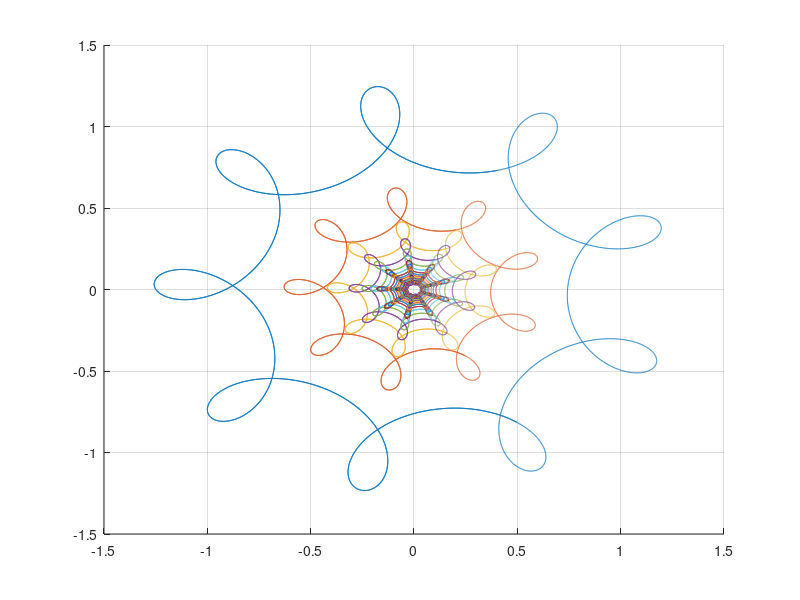

Reproduce this figure in MATLAB.
t = [-5:0.001:5];
a = 1/ 4;
b = 1 / 16;
m = 8;
n = 8;
x = cos(t) - a*cos(m*t) + b*sin(n*t);
y = sin(t) + a*sin(m*t) + b*cos(n*t);
s = 25;
hold on
for i = 1:s
  plot(x/i,y/i);
end
grid on
